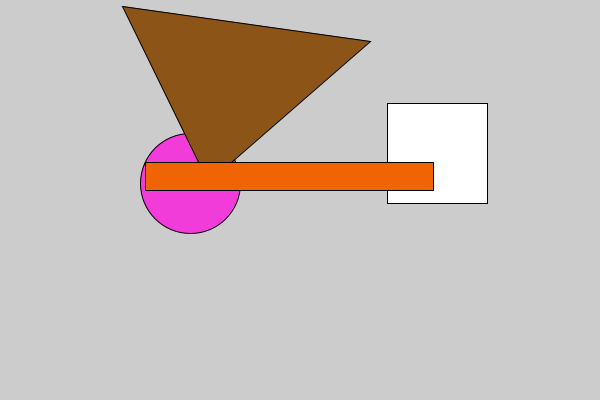
Frame 1 (no input)
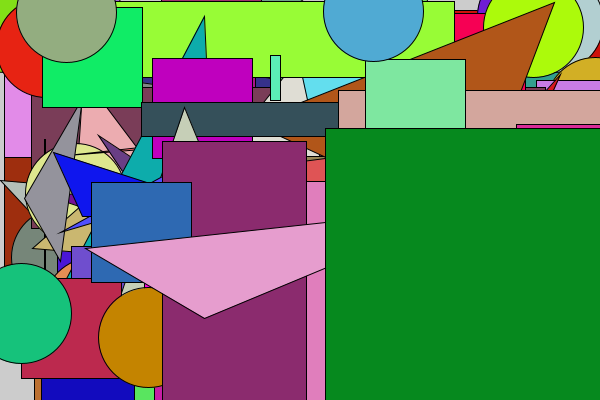
Frame 60 (the mouse pressed at the canvas centre just before this capture)
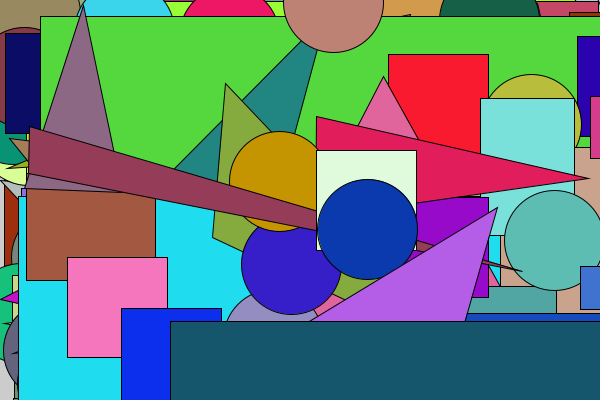
Frame 120 (the mouse held since frame 60 and released just before this capture)

The Processing sketch that drew these frames (run headless with seeded random() and noise(); from frame 60 on, the mouse is pressed at the canvas centre):

// Processing sketch: Klasser
// ── Klasser.pde

// initiering af variablen f
Firkant f;
Cirkel c;
Trekant t;
Rektangel r;

void setup() {
  size (600, 400);
}

void draw() {
  // initiering af objektet f
  f = new Firkant();
  // tegner firkanten på canvas
  f.drawFirkant();
 
  // initiering af objektet f
  c = new Cirkel();
  // tegner firkanten på canvas
  c.drawCirkel();
 
  // initiering af objektet f
  t = new Trekant();
  // tegner firkanten på canvas
  t.drawTrekant();
  
  // initiering af objektet f
  r = new Rektangel();
  // tegner firkanten på canvas
  r.drawRektangel();
}

// ── Cirkel.pde

class Cirkel {
  // klassens attributter/ tilstand
  float x, y;

  //konstroktøren
  Cirkel() {
  }

  // klassens metoder
  

  
  // tegn Cirkel på canvas
  void drawCirkel() {
    circle(x= random(600), y= random(400), 100);
    fill(random(255),random(255),random(255));
  }
}

// ── Firkant.pde

class Firkant {
  // klassens attributter/ tilstand
  float x, y;

  //konstroktøren
  Firkant() {
  }

  // klassens metoder
  

  
  // tegn firkant på canvas
  void drawFirkant() {
    square(x= random(600), y= random(400), 100);
    fill(random(255),random(255),random(255));
  }
}

// ── Rektangel.pde

class Rektangel {
  // klassens attributter/ tilstand
  float x, y;

  //konstroktøren
  Rektangel() {
  }

  // klassens metoder
  

  
  // tegn Rektangel på canvas
  void drawRektangel() {
    rect(x= random(600), y= random(400), x= random(600), y= random(400));
    fill(random(255),random(255),random(255));
  }
}

// ── Trekant.pde

class Trekant {
  // klassens attributter/ tilstand
  float x, y;

  //konstroktøren
  Trekant() {
  }

  // klassens metoder
  

  
  // tegn Trekant på canvas
  void drawTrekant() {
    triangle(x= random(600), y= random(400), x= random(600), y= random(400),x= random(600), y= random(400));
    fill(random(255),random(255),random(255));
  }
}
